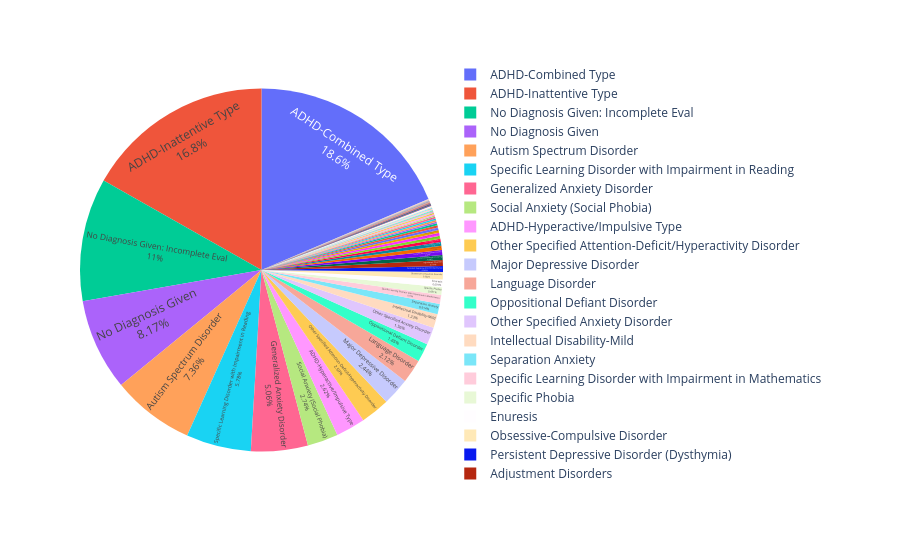

Write notebook code for a chart like this one.
### Markdown cell above
## ADHD make up the majority of diagnoses

### Code cell
piechart(dataframe=df, y='DX_01', hue=None)

### Figure 1 — Plotly figure (JSON) as saved in the notebook; plotly's stock layout.template omitted (floating-point values rounded to 4 significant figures; data arrays with more than 128 entries replaced by an {"elided": "..."} marker saying what was removed)
{"data": [{"domain": {"x": [0, 1], "y": [0, 1]}, "hovertemplate": "DX_01=%{label}<extra></extra>", "labels": {"elided": "4050 str values"}, "legendgroup": "", "name": "", "showlegend": true, "textinfo": "percent+label", "textposition": "inside", "type": "pie"}], "layout": {"legend": {"tracegroupgap": 0}, "margin": {"t": 60}}}
